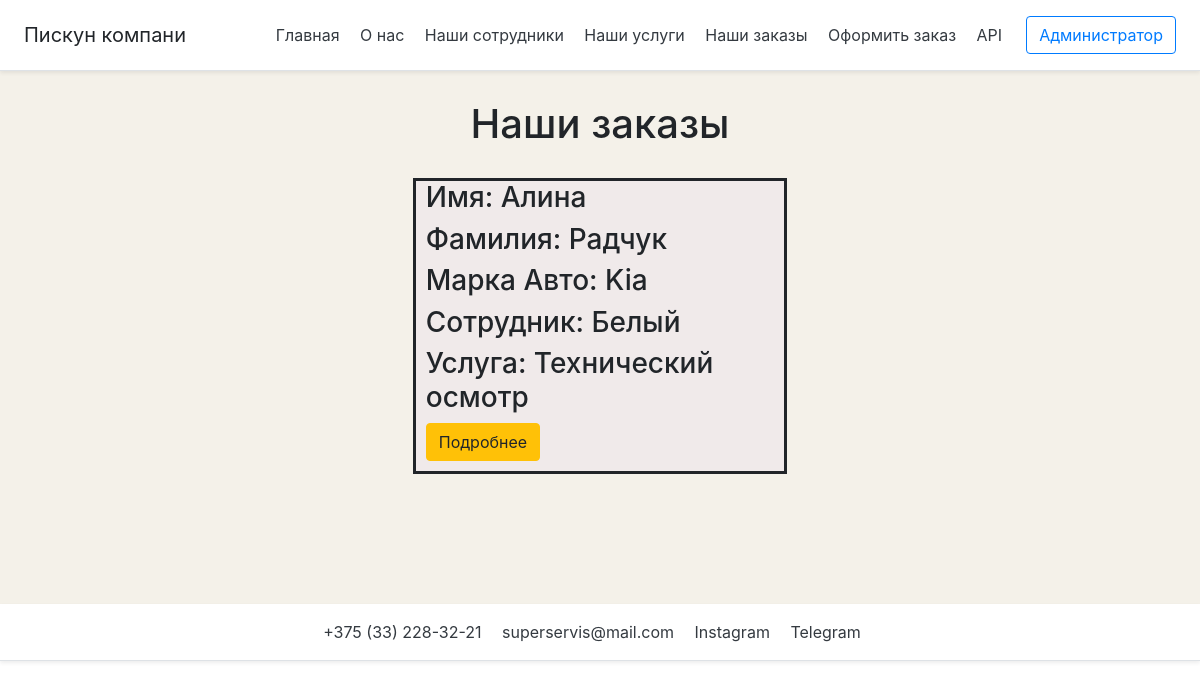
The app's page /order, older data.
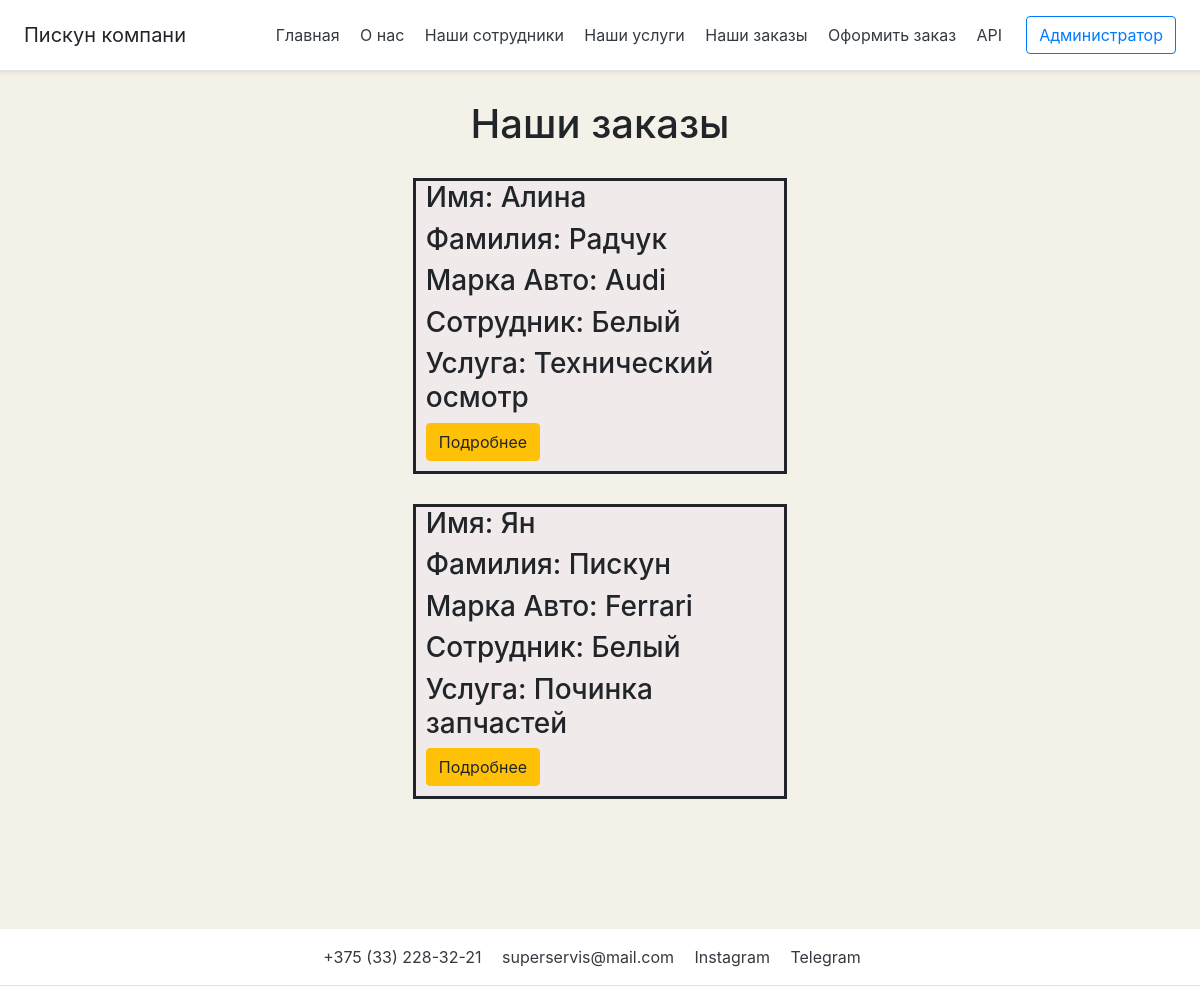
The same page, newer data.
### main/models.py (models this page shows, shortened)
class Order(models.Model):
    clients_name = models.CharField('Имя', max_length=20)
    clients_surname = models.CharField('Фамилия', max_length=50)
    car = models.ForeignKey(Car, related_name='Авто', on_delete=models.CASCADE)
    employee = models.ForeignKey(Employee, related_name='Сотрудник', on_delete=models.CASCADE)
    service = models.ForeignKey(Service, related_name='Услуга', on_delete=models.CASCADE)
    class Meta:
        verbose_name = 'Заказ'
        verbose_name_plural = 'Заказы'

class Car(models.Model):
    brand = models.CharField('Марка Авто', max_length=50)
    def __str__(self):
        return self.brand
    class Meta:
        verbose_name = 'Марка Авто'
        verbose_name_plural = 'Марки Авто'

class Employee(models.Model):
    surname = models.CharField('Фамилия', max_length=70, db_index=True)
    name = models.CharField('Имя', max_length=50)
    middlename = models.CharField('Отчество', max_length=70, blank=True)
    def __str__(self):
        return self.surname
    class Meta:
        verbose_name = 'Сотрудник'
        verbose_name_plural = 'Сотрудники'

class Service(models.Model):
    turn = models.CharField('Услуга', max_length=50)
    def __str__(self):
        return self.turn
    class Meta:
        verbose_name = 'Услуга'
        verbose_name_plural = 'Услуги'

### main/views.py (the view)
# urls.py: path('order', views.order, name='order'),
def order(request):
    orders = Order.objects.all()
    return render(request, "main/order.html", {'title': 'Заказы', 'orders': orders})

### main/templates/main/order.html (shortened to what this page needs)
{% extends 'main/base.html' %}
{% block content %}
<section class="order_logo">
    <div class="container">
   <div class="features">
       <h1>Наши заказы</h1>
    {% if orders %}
       {% for el in orders %}
       <div class="order">
        <div>
       <h3> Имя: {{ el.clients_name }}</h3>
        </div>
        <div>
       <h3>Фамилия: {{ el.clients_surname }}</h3>
    </div>
       <div>
       <h3>Марка Авто: {{ el.car }}</h3>
    </div>
       <div>
       <h3>Сотрудник:  {{ el.employee}}</h3>
    </div>
       <div>
       <h3>Услуга:  {{ el.service }}</h3>
    </div>
           <a href="{% url 'order-detail' el.id %}" class="btn btn-warning">Подробнее</a>
       </div>
       {% endfor %}
       {% else %}
        <p>Нет заказа(</p>
    {% endif %}
   </div>
</div>
</section>
{% endblock %}

Row changes from the older to the newer data that the page shows:
changed Order "Алина": car "Kia" → "Audi"
added Order: clients_name "Ян", clients_surname "Пискун", car "Ferrari", employee "Белый", service "Починка запчастей"
